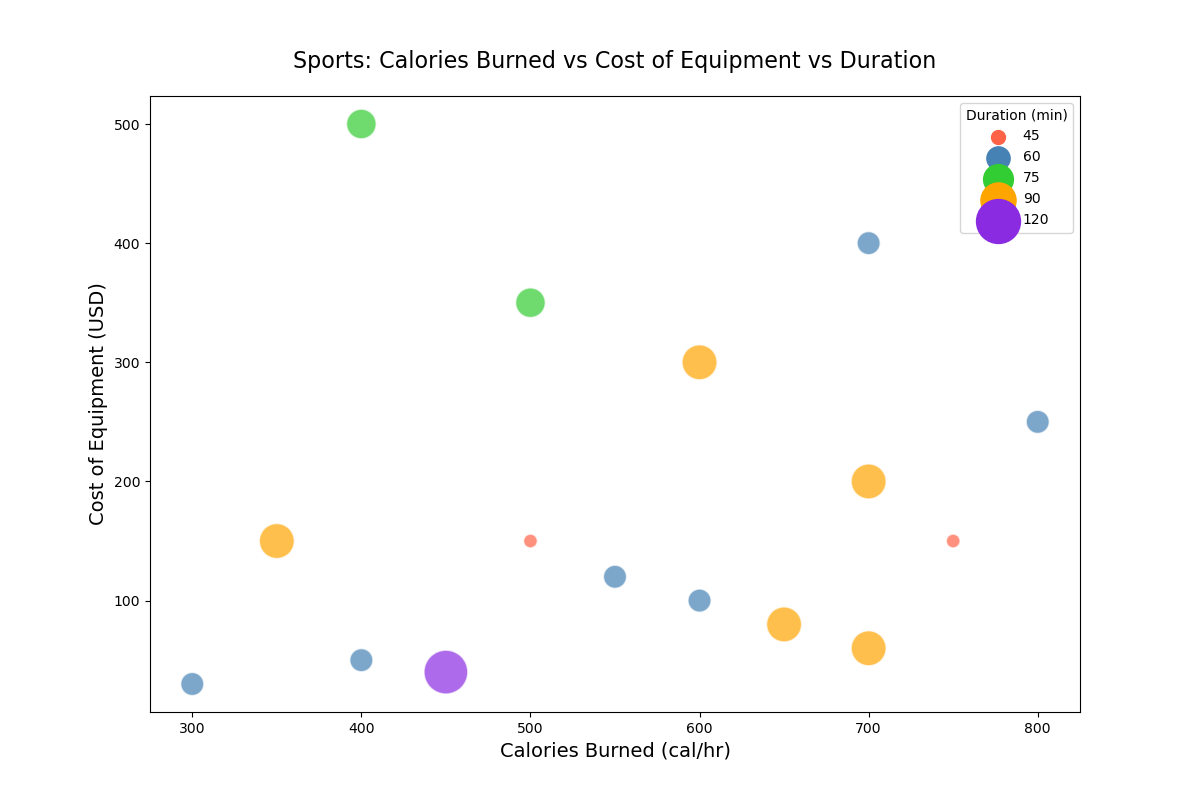

Write Python code to recreate this figure.

import pandas as pd
import seaborn as sns
import matplotlib.pyplot as plt

data = {
    'Sport': ['Running', 'Swimming', 'Cycling', 'Yoga', 'Weightlifting', 'Tennis', 'Basketball', 'Soccer',
              'Hiking', 'Rowing', 'Boxing', 'Rock Climbing', 'Dancing', 'Skiing', 'Skateboarding', 'Surfing'],
    'Calories Burned (cal/hr)': [600, 500, 700, 300, 400, 550, 650, 700, 450, 800, 750, 600, 400, 700, 350, 500],
    'Cost of Equipment (USD)': [100, 150, 200, 30, 500, 120, 80, 60, 40, 250, 150, 300, 50, 400, 150, 350],
    'Duration (min)': [60, 45, 90, 60, 75, 60, 90, 90, 120, 60, 45, 90, 60, 60, 90, 75]
}

df = pd.DataFrame(data)

plt.figure(figsize=(12, 8))
bubble_chart = sns.scatterplot(
    data=df,
    x="Calories Burned (cal/hr)",
    y="Cost of Equipment (USD)",
    size="Duration (min)",
    sizes=(100, 1000),
    hue="Duration (min)",
    palette=["#ff6347", "#4682b4", "#32cd32", "#ffa500", "#8a2be2", "#5f9ea0", "#d2691e", "#6495ed",
             "#dc143c", "#00fa9a", "#ff4500", "#8b0000", "#ffd700", "#ff69b4", "#c71585", "#ffb6c1"],
    alpha=0.7,
    legend=True
)

bubble_chart.set_title("Sports: Calories Burned vs Cost of Equipment vs Duration", fontsize=16, pad=20)
bubble_chart.set_xlabel("Calories Burned (cal/hr)", fontsize=14)
bubble_chart.set_ylabel("Cost of Equipment (USD)", fontsize=14)

plt.show()
